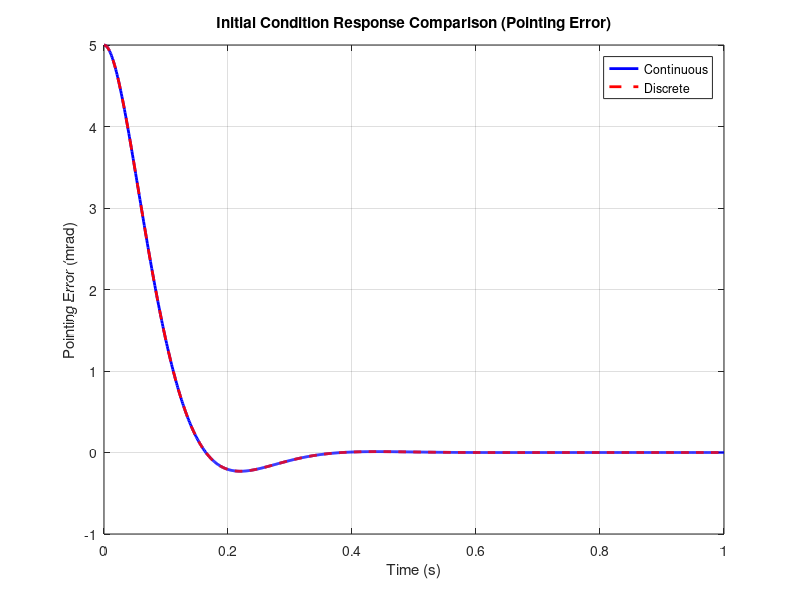

MATLAB code to generate this figure:
% clc; clear; close all;

% System Parameters
wn = 20;          % rad/s
zeta = 0.7;        
Ts = 1e-3;       % 1 kHz or 1 ms

%% System state-space model
% x1= th; (pointing error)
% x2 =d_th; (angular rate)
% d_x2 = -2*zeta*wn*x2 - wn^2 + u 
% X = [x1;x2]
% [d_x1;dx_2]= AX + Bu state space reprentation
% y = CX+ D
% Continuous-time matrices
A = [0 1;
    -wn^2 -2*zeta*wn];

B = [0;
     1];

C = [1 0]; %Cx
D = 0;  

% Continuous system
sys_c = ss(A,B,C,D); % continuous state-space function of Control system toolbox

% Discretize
sys_d = c2d(sys_c, Ts,'zoh'); % Discrete system conversion toolbox (ZOH used since control input is held constant between sampling instants)

Ac = sys_c.A;
Bc = sys_c.B;
Cc = sys_c.C;
Dc = sys_c.D;

Ad = sys_d.A;
Bd = sys_d.B;
Cd = sys_d.C;
Dd = sys_d.D;

% Display
disp('Continuous A='); disp(Ac);
disp('Continuous B='); disp(Bc);
disp('Continuous C='); disp(Cc);
disp('Continuous D='); disp(Dc);

disp('Discrete A='); disp(Ad);
disp('Discrete B='); disp(Bd);
disp('Discrete C='); disp(Cd);
disp('Discrete D='); disp(Dd);

%% Comparison: Continuous vs Discrete

t = 0:Ts:1;

% ---- Initial Condition Response (more relevant) ----
x0 = [5e-3; 0];   % 5 mrad initial error

[y_c, t_c] = initial(sys_c, x0, t);
[y_d, t_d] = initial(sys_d, x0, t);

figure;
plot(t_c, y_c*1e3, 'b', 'LineWidth',2); hold on;
plot(t_d, y_d*1e3, 'r--', 'LineWidth',2);
legend('Continuous','Discrete');
title('Initial Condition Response Comparison (Pointing Error)');
xlabel('Time (s)');
ylabel('Pointing Error (mrad)');
grid on;

% % ---- Step Response ----
% figure;
% step(sys_c, 'b', sys_d, 'r--', t);
% legend('Continuous','Discrete');
% title('Step Response Comparison');
% xlabel('Time (s)');
% ylabel('Output');
% grid on;
